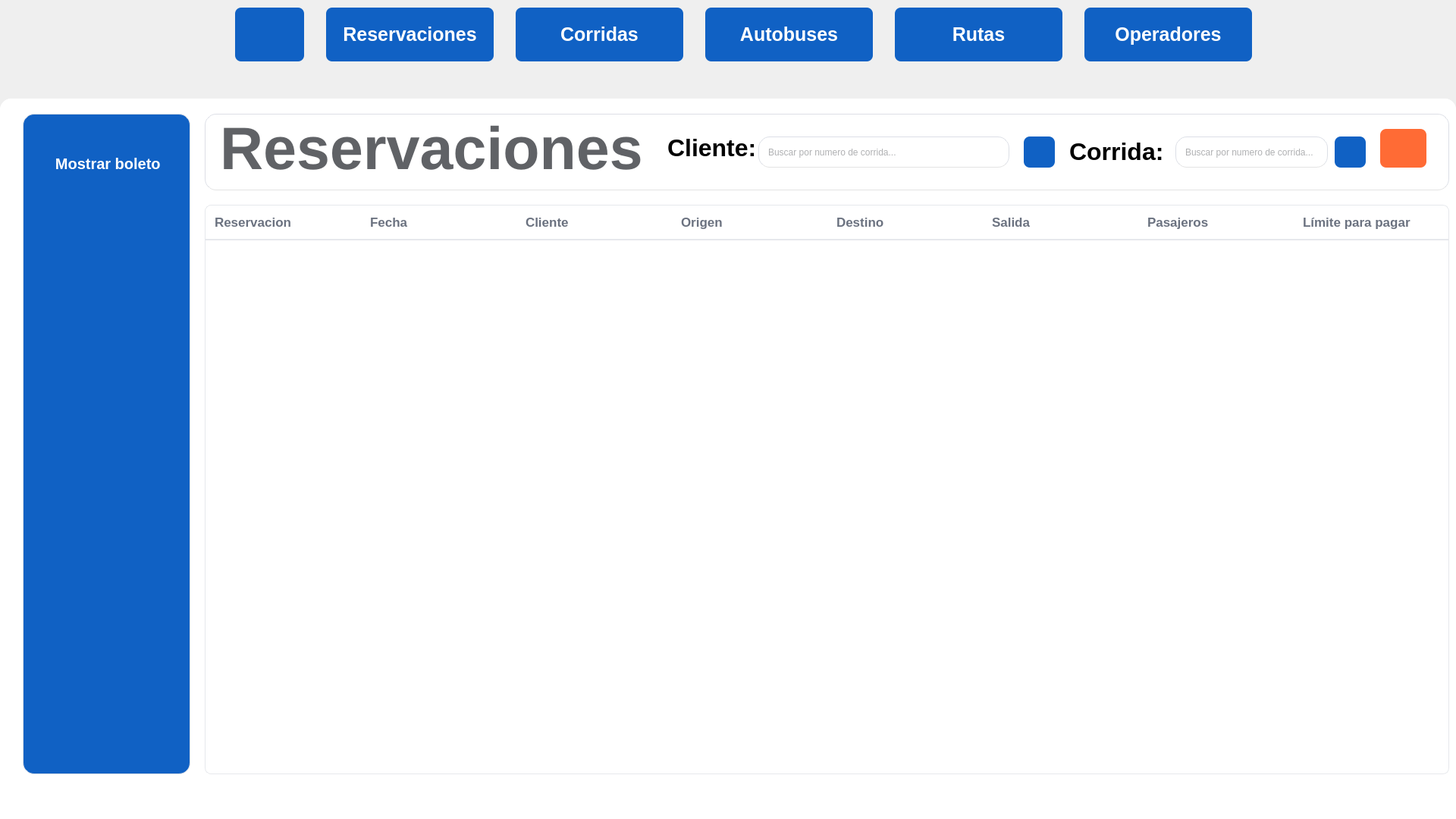
<?xml version="1.0" encoding="UTF-8"?>
<ui version="4.0">
 <class>pantalla_reservaciones</class>
 <widget class="QWidget" name="pantalla_reservaciones">
  <property name="geometry">
   <rect>
    <x>0</x>
    <y>0</y>
    <width>1920</width>
    <height>1080</height>
   </rect>
  </property>
  <property name="windowTitle">
   <string>Form</string>
  </property>
  <widget class="QStackedWidget" name="main_stackedWidget">
   <property name="geometry">
    <rect>
     <x>0</x>
     <y>130</y>
     <width>1920</width>
     <height>971</height>
    </rect>
   </property>
   <property name="styleSheet">
    <string notr="true">background-color: #FFF;
border-radius: 15px;
border-bottom: 1px solid #FFF;</string>
   </property>
   <property name="currentIndex">
    <number>0</number>
   </property>
   <widget class="QWidget" name="pantalla_reservaciones_content">
    <widget class="QWidget" name="widget_opbotones_6" native="true">
     <property name="geometry">
      <rect>
       <x>30</x>
       <y>20</y>
       <width>221</width>
       <height>871</height>
      </rect>
     </property>
     <property name="styleSheet">
      <string notr="true">

background-color: #1061C4;
border: 1px solid #dcdfe6;
border-radius: 15px;
gridline-color: #e0e0e0;
outline: none;
color: #606266;

</string>
     </property>
     <widget class="QPushButton" name="boton_mostrarboleto">
      <property name="geometry">
       <rect>
        <x>9</x>
        <y>30</y>
        <width>201</width>
        <height>71</height>
       </rect>
      </property>
      <property name="font">
       <font>
        <pointsize>-1</pointsize>
        <bold>true</bold>
       </font>
      </property>
      <property name="styleSheet">
       <string notr="true">QPushButton{
	background: #1061C4;
	color:WHITE;
	border:none;
	border-radius: 8px;
	font-weight: bold;
	font-size: 20px;
}

QPushButton:hover {
    background-color: #0D4FAB;    
}

QPushButton:pressed {
    background-c

}</string>
      </property>
      <property name="text">
       <string> Mostrar boleto</string>
      </property>
      <property name="icon">
       <iconset>
        <normaloff>recursos/recursos_empresa/boleto.png</normaloff>recursos/recursos_empresa/boleto.png</iconset>
      </property>
      <property name="iconSize">
       <size>
        <width>30</width>
        <height>30</height>
       </size>
      </property>
     </widget>
    </widget>
    <widget class="QWidget" name="widget_opfiltro_6" native="true">
     <property name="geometry">
      <rect>
       <x>270</x>
       <y>20</y>
       <width>1641</width>
       <height>101</height>
      </rect>
     </property>
     <property name="styleSheet">
      <string notr="true">background-color: #ffffff;
border: 1px solid #dcdfe6;
border-radius: 15px;
gridline-color: #e0e0e0;
outline: none;
color: #606266;
border-radius: 15px;
border-bottom: 1px solid #E3E3E3;

</string>
     </property>
     <widget class="QLabel" name="label_estatico_reservaciones">
      <property name="geometry">
       <rect>
        <x>20</x>
        <y>10</y>
        <width>561</width>
        <height>71</height>
       </rect>
      </property>
      <property name="font">
       <font>
        <pointsize>59</pointsize>
        <italic>false</italic>
        <bold>true</bold>
       </font>
      </property>
      <property name="styleSheet">
       <string notr="true">border:none

</string>
      </property>
      <property name="text">
       <string>Reservaciones</string>
      </property>
     </widget>
     <widget class="QLineEdit" name="lineEdit_buscar">
      <property name="geometry">
       <rect>
        <x>1280</x>
        <y>30</y>
        <width>201</width>
        <height>41</height>
       </rect>
      </property>
      <property name="styleSheet">
       <string notr="true">QLineEdit { padding: 0 10px;
}

QLineEdit:hover {
border: 1px solid #FF6A36
}</string>
      </property>
      <property name="maxLength">
       <number>20</number>
      </property>
      <property name="placeholderText">
       <string>Buscar por numero de corrida...</string>
      </property>
     </widget>
     <widget class="QPushButton" name="boton_buscar">
      <property name="geometry">
       <rect>
        <x>1490</x>
        <y>30</y>
        <width>41</width>
        <height>41</height>
       </rect>
      </property>
      <property name="font">
       <font>
        <pointsize>-1</pointsize>
        <bold>true</bold>
       </font>
      </property>
      <property name="styleSheet">
       <string notr="true">QPushButton{
	background: #1061C4;
	color:WHITE;
	border:none;
	border-radius: 8px;
	font-weight: bold;
	font-size:25px;
}

QPushButton:hover {
    background-color: #0D4FAB;    
}

QPushButton:pressed {
    background-color: #0A3F8A;     
}</string>
      </property>
      <property name="text">
       <string/>
      </property>
      <property name="icon">
       <iconset>
        <normaloff>recursos/recursos_empresa/lupa.png</normaloff>recursos/recursos_empresa/lupa.png</iconset>
      </property>
      <property name="iconSize">
       <size>
        <width>30</width>
        <height>30</height>
       </size>
      </property>
     </widget>
     <widget class="QLabel" name="label_estatico_reservaciones_2">
      <property name="geometry">
       <rect>
        <x>1140</x>
        <y>20</y>
        <width>131</width>
        <height>61</height>
       </rect>
      </property>
      <property name="font">
       <font>
        <pointsize>59</pointsize>
        <italic>false</italic>
        <bold>true</bold>
       </font>
      </property>
      <property name="styleSheet">
       <string notr="true">border:none

</string>
      </property>
      <property name="text">
       <string>&lt;html&gt;&lt;head/&gt;&lt;body&gt;&lt;p&gt;&lt;span style=&quot; font-size:24pt; color:#000000;&quot;&gt;Corrida:&lt;/span&gt;&lt;/p&gt;&lt;/body&gt;&lt;/html&gt;</string>
      </property>
     </widget>
     <widget class="QLabel" name="label_estatico_reservaciones_3">
      <property name="geometry">
       <rect>
        <x>610</x>
        <y>20</y>
        <width>141</width>
        <height>51</height>
       </rect>
      </property>
      <property name="font">
       <font>
        <pointsize>59</pointsize>
        <italic>false</italic>
        <bold>true</bold>
       </font>
      </property>
      <property name="styleSheet">
       <string notr="true">border:none

</string>
      </property>
      <property name="text">
       <string>&lt;html&gt;&lt;head/&gt;&lt;body&gt;&lt;p&gt;&lt;span style=&quot; font-size:24pt; color:#000000;&quot;&gt;Cliente:&lt;/span&gt;&lt;/p&gt;&lt;/body&gt;&lt;/html&gt;</string>
      </property>
     </widget>
     <widget class="QLineEdit" name="lineEdit_buscarPorNombrePasajero">
      <property name="geometry">
       <rect>
        <x>730</x>
        <y>30</y>
        <width>331</width>
        <height>41</height>
       </rect>
      </property>
      <property name="styleSheet">
       <string notr="true">QLineEdit { padding: 0 10px;
}

QLineEdit:hover {
border: 1px solid #FF6A36
}</string>
      </property>
      <property name="maxLength">
       <number>20</number>
      </property>
      <property name="placeholderText">
       <string>Buscar por numero de corrida...</string>
      </property>
     </widget>
     <widget class="QPushButton" name="boton_buscar_2">
      <property name="geometry">
       <rect>
        <x>1080</x>
        <y>30</y>
        <width>41</width>
        <height>41</height>
       </rect>
      </property>
      <property name="font">
       <font>
        <pointsize>-1</pointsize>
        <bold>true</bold>
       </font>
      </property>
      <property name="styleSheet">
       <string notr="true">QPushButton{
	background: #1061C4;
	color:WHITE;
	border:none;
	border-radius: 8px;
	font-weight: bold;
	font-size:25px;
}

QPushButton:hover {
    background-color: #0D4FAB;    
}

QPushButton:pressed {
    background-color: #0A3F8A;     
}</string>
      </property>
      <property name="text">
       <string/>
      </property>
      <property name="icon">
       <iconset>
        <normaloff>recursos/recursos_empresa/lupa.png</normaloff>recursos/recursos_empresa/lupa.png</iconset>
      </property>
      <property name="iconSize">
       <size>
        <width>30</width>
        <height>30</height>
       </size>
      </property>
     </widget>
     <widget class="QPushButton" name="boton_actualizar">
      <property name="geometry">
       <rect>
        <x>1550</x>
        <y>20</y>
        <width>61</width>
        <height>51</height>
       </rect>
      </property>
      <property name="font">
       <font>
        <pointsize>-1</pointsize>
        <bold>true</bold>
       </font>
      </property>
      <property name="styleSheet">
       <string notr="true">QPushButton {
    background: #FF6B35;
    color: white;
    border: none;
    border-radius: 8px;
    font-weight: bold;
    font-size: 25px;
    padding: 15px 30px;
}

QPushButton:hover {
    background-color: #FF8B5C;
}

QPushButton:pressed {
    background-color: #E55A2B;
    padding-top: 16px;  /* Efecto de presionado */
    padding-bottom: 14px;
}

QPushButton:disabled {
    background-color: #FFB896;
    color: #F0F0F0;
}

QPushButton:focus {
    outline: 2px solid #FFD166;
    outline-offset: 2px;
}</string>
      </property>
      <property name="text">
       <string/>
      </property>
      <property name="icon">
       <iconset>
        <normaloff>recursos/recursos_empresa/actualizar.png</normaloff>recursos/recursos_empresa/actualizar.png</iconset>
      </property>
      <property name="iconSize">
       <size>
        <width>30</width>
        <height>30</height>
       </size>
      </property>
     </widget>
    </widget>
    <widget class="QTableWidget" name="tabla_reservaciones">
     <property name="geometry">
      <rect>
       <x>270</x>
       <y>140</y>
       <width>1641</width>
       <height>751</height>
      </rect>
     </property>
     <property name="font">
      <font>
       <pointsize>-1</pointsize>
       <bold>true</bold>
      </font>
     </property>
     <property name="layoutDirection">
      <enum>Qt::LayoutDirection::LeftToRight</enum>
     </property>
     <property name="styleSheet">
      <string notr="true">QTableView {
    background: #ffffff;
    border: 1px solid #e6e8ec;
    border-radius: 8px;
    gridline-color: #f1f1f3;
    selection-background-color: #e8f0fe;
    selection-color: #1a1a1a;
    font-size: 14px;
    color: #333;
    alternate-background-color: #fafbff;
    show-grid: false;
}

QTableView::item {
    padding: 8px 12px;
    border: 0px;
}

QTableView::item:hover {
    background: #f5f8ff;
}

QTableView::item:selected {
    background: #e2edff;
    color: #1a1a1a;
}

QHeaderView::section {
    background: #ffffff;
    color: #6b7280;
    padding: 10px 12px;
    border: 0;
    border-bottom: 2px solid #e6e8ec;
    font-size: 17px;
    font-weight: 600;
}

QHeaderView::section:hover {
    background: #f7f9fc;
}

QHeaderView {
    background: #ffffff;
    border: 0;
}

QTableView::indicator {
    width: 18px;
    height: 18px;
}

QHeaderView::section:first {
    border-top-left-radius: 15px;
}

QHeaderView::section:last {
    border-top-right-radius: 15px;
}

QScrollBar:vertical {
    background: transparent;
    width: 10px;
    margin: 0px;
}

QScrollBar::handle:vertical {
    background: #cfd3da;
    min-height: 25px;
    border-radius: 5px;
}

QScrollBar::handle:vertical:hover {
    background: #b5bac4;
}

QScrollBar::add-line,
QScrollBar::sub-line {
    background: none;
    height: 0px;
}
</string>
     </property>
     <property name="horizontalScrollBarPolicy">
      <enum>Qt::ScrollBarPolicy::ScrollBarAlwaysOff</enum>
     </property>
     <property name="sizeAdjustPolicy">
      <enum>QAbstractScrollArea::SizeAdjustPolicy::AdjustIgnored</enum>
     </property>
     <property name="editTriggers">
      <set>QAbstractItemView::EditTrigger::NoEditTriggers</set>
     </property>
     <property name="selectionBehavior">
      <enum>QAbstractItemView::SelectionBehavior::SelectRows</enum>
     </property>
     <property name="showGrid">
      <bool>false</bool>
     </property>
     <attribute name="horizontalHeaderVisible">
      <bool>true</bool>
     </attribute>
     <attribute name="horizontalHeaderCascadingSectionResizes">
      <bool>true</bool>
     </attribute>
     <attribute name="horizontalHeaderDefaultSectionSize">
      <number>205</number>
     </attribute>
     <attribute name="horizontalHeaderHighlightSections">
      <bool>false</bool>
     </attribute>
     <attribute name="verticalHeaderVisible">
      <bool>false</bool>
     </attribute>
     <attribute name="verticalHeaderCascadingSectionResizes">
      <bool>true</bool>
     </attribute>
     <column>
      <property name="text">
       <string>Reservacion</string>
      </property>
      <property name="font">
       <font>
        <bold>true</bold>
       </font>
      </property>
      <property name="textAlignment">
       <set>AlignLeading|AlignVCenter</set>
      </property>
     </column>
     <column>
      <property name="text">
       <string>Fecha</string>
      </property>
      <property name="font">
       <font>
        <bold>true</bold>
       </font>
      </property>
      <property name="textAlignment">
       <set>AlignLeading|AlignVCenter</set>
      </property>
     </column>
     <column>
      <property name="text">
       <string>Cliente</string>
      </property>
      <property name="font">
       <font>
        <bold>true</bold>
       </font>
      </property>
      <property name="textAlignment">
       <set>AlignLeading|AlignVCenter</set>
      </property>
     </column>
     <column>
      <property name="text">
       <string>Origen</string>
      </property>
      <property name="font">
       <font>
        <bold>true</bold>
       </font>
      </property>
      <property name="textAlignment">
       <set>AlignLeading|AlignVCenter</set>
      </property>
     </column>
     <column>
      <property name="text">
       <string>Destino</string>
      </property>
      <property name="font">
       <font>
        <bold>true</bold>
       </font>
      </property>
      <property name="textAlignment">
       <set>AlignLeading|AlignVCenter</set>
      </property>
     </column>
     <column>
      <property name="text">
       <string>Salida</string>
      </property>
      <property name="font">
       <font>
        <bold>true</bold>
       </font>
      </property>
      <property name="textAlignment">
       <set>AlignLeading|AlignVCenter</set>
      </property>
     </column>
     <column>
      <property name="text">
       <string>Pasajeros</string>
      </property>
      <property name="font">
       <font>
        <bold>true</bold>
       </font>
      </property>
      <property name="textAlignment">
       <set>AlignLeading|AlignVCenter</set>
      </property>
     </column>
     <column>
      <property name="text">
       <string>Límite para pagar</string>
      </property>
      <property name="font">
       <font>
        <bold>true</bold>
       </font>
      </property>
      <property name="textAlignment">
       <set>AlignLeading|AlignVCenter</set>
      </property>
     </column>
    </widget>
   </widget>
  </widget>
  <widget class="QWidget" name="header_autobuses" native="true">
   <property name="geometry">
    <rect>
     <x>-10</x>
     <y>-10</y>
     <width>1921</width>
     <height>111</height>
    </rect>
   </property>
   <property name="styleSheet">
    <string notr="true">QWidget {
    background: transparent;
    border: none;
    border-radius: 0px;
    padding: 0px;
    margin: 0px;
}</string>
   </property>
   <widget class="QPushButton" name="boton_rutas">
    <property name="geometry">
     <rect>
      <x>1190</x>
      <y>20</y>
      <width>221</width>
      <height>71</height>
     </rect>
    </property>
    <property name="font">
     <font>
      <pointsize>-1</pointsize>
      <bold>true</bold>
     </font>
    </property>
    <property name="styleSheet">
     <string notr="true">QPushButton{
	background: #1061C4;
	color:WHITE;
	border:none;
	border-radius: 8px;
	font-weight: bold;
	font-size:25px;
}

QPushButton:hover {
    background-color: #0D4FAB;    
}

QPushButton:pressed {
    background-color: #0A3F8A;     
}</string>
    </property>
    <property name="text">
     <string>Rutas</string>
    </property>
    <property name="icon">
     <iconset>
      <normaloff>recursos/recursos_empresa/entrega.png</normaloff>recursos/recursos_empresa/entrega.png</iconset>
    </property>
    <property name="iconSize">
     <size>
      <width>30</width>
      <height>30</height>
     </size>
    </property>
   </widget>
   <widget class="QPushButton" name="boton_corridas">
    <property name="geometry">
     <rect>
      <x>690</x>
      <y>20</y>
      <width>221</width>
      <height>71</height>
     </rect>
    </property>
    <property name="font">
     <font>
      <pointsize>-1</pointsize>
      <bold>true</bold>
     </font>
    </property>
    <property name="styleSheet">
     <string notr="true">QPushButton{
	background: #1061C4;
	color:WHITE;
	border:none;
	border-radius: 8px;
	font-weight: bold;
	font-size: 25px;
}

QPushButton:hover {
    background-color: #0D4FAB;    
}

QPushButton:pressed {
    background-color: #0A3F8A;     
}</string>
    </property>
    <property name="text">
     <string>Corridas</string>
    </property>
    <property name="icon">
     <iconset>
      <normaloff>recursos/recursos_empresa/calendario.png</normaloff>recursos/recursos_empresa/calendario.png</iconset>
    </property>
    <property name="iconSize">
     <size>
      <width>30</width>
      <height>30</height>
     </size>
    </property>
   </widget>
   <widget class="QPushButton" name="boton_operadores">
    <property name="geometry">
     <rect>
      <x>1440</x>
      <y>20</y>
      <width>221</width>
      <height>71</height>
     </rect>
    </property>
    <property name="font">
     <font>
      <pointsize>-1</pointsize>
      <bold>true</bold>
     </font>
    </property>
    <property name="styleSheet">
     <string notr="true">QPushButton{
	background: #1061C4;
	color:WHITE;
	border:none;
	border-radius: 8px;
	font-weight: bold;
	font-size: 25px;
}

QPushButton:hover {
    background-color: #0D4FAB;    
}

QPushButton:pressed {
    background-color: #0A3F8A;     
}</string>
    </property>
    <property name="text">
     <string>Operadores</string>
    </property>
    <property name="icon">
     <iconset>
      <normaloff>recursos/recursos_empresa/conductor.png</normaloff>recursos/recursos_empresa/conductor.png</iconset>
    </property>
    <property name="iconSize">
     <size>
      <width>30</width>
      <height>30</height>
     </size>
    </property>
   </widget>
   <widget class="QPushButton" name="boton_autobuses">
    <property name="geometry">
     <rect>
      <x>940</x>
      <y>20</y>
      <width>221</width>
      <height>71</height>
     </rect>
    </property>
    <property name="font">
     <font>
      <pointsize>-1</pointsize>
      <bold>true</bold>
     </font>
    </property>
    <property name="styleSheet">
     <string notr="true">QPushButton{
	background: #1061C4;
	color:WHITE;
	border:none;
	border-radius: 8px;
	font-weight: bold;
	font-size: 25px;
}

QPushButton:hover {
    background-color: #0D4FAB;    
}

QPushButton:pressed {
    background-color: #0A3F8A;     
}</string>
    </property>
    <property name="text">
     <string>Autobuses</string>
    </property>
    <property name="icon">
     <iconset>
      <normaloff>recursos/recursos_empresa/autobus.png</normaloff>recursos/recursos_empresa/autobus.png</iconset>
    </property>
    <property name="iconSize">
     <size>
      <width>30</width>
      <height>30</height>
     </size>
    </property>
   </widget>
   <widget class="QPushButton" name="boton_inicio">
    <property name="geometry">
     <rect>
      <x>320</x>
      <y>20</y>
      <width>91</width>
      <height>71</height>
     </rect>
    </property>
    <property name="font">
     <font>
      <pointsize>-1</pointsize>
      <bold>true</bold>
     </font>
    </property>
    <property name="styleSheet">
     <string notr="true">QPushButton{
	background: #1061C4;
	color:WHITE;
	border:none;
	border-radius: 8px;
	font-weight: bold;
	font-size: 25px;
}

QPushButton:hover {
    background-color: #0D4FAB;    
}

QPushButton:pressed {
    background-color: #0A3F8A;     
}</string>
    </property>
    <property name="text">
     <string/>
    </property>
    <property name="icon">
     <iconset>
      <normaloff>recursos/recursos_empresa/casa-silueta-negra-sin-puerta.png</normaloff>recursos/recursos_empresa/casa-silueta-negra-sin-puerta.png</iconset>
    </property>
    <property name="iconSize">
     <size>
      <width>30</width>
      <height>30</height>
     </size>
    </property>
   </widget>
   <widget class="QPushButton" name="boton_reservaciones">
    <property name="geometry">
     <rect>
      <x>440</x>
      <y>20</y>
      <width>221</width>
      <height>71</height>
     </rect>
    </property>
    <property name="font">
     <font>
      <pointsize>-1</pointsize>
      <bold>true</bold>
     </font>
    </property>
    <property name="styleSheet">
     <string notr="true">QPushButton{
	background: #1061C4;
	color:WHITE;
	border:none;
	border-radius: 8px;
	font-weight: bold;
	font-size: 25px;
}

QPushButton:hover {
    background-color: #0D4FAB;    
}

QPushButton:pressed {
    background-color: #0A3F8A;     
}</string>
    </property>
    <property name="text">
     <string>Reservaciones</string>
    </property>
    <property name="icon">
     <iconset>
      <normaloff>recursos/recursos_empresa/boleto.png</normaloff>recursos/recursos_empresa/boleto.png</iconset>
    </property>
    <property name="iconSize">
     <size>
      <width>30</width>
      <height>30</height>
     </size>
    </property>
   </widget>
   <widget class="QLabel" name="label">
    <property name="geometry">
     <rect>
      <x>30</x>
      <y>20</y>
      <width>211</width>
      <height>81</height>
     </rect>
    </property>
    <property name="styleSheet">
     <string notr="true">QLabel {
    background: transparent;
    border: none;
    border-radius: 0px;
    padding: 0px;
    margin: 0px;
}</string>
    </property>
    <property name="text">
     <string/>
    </property>
    <property name="pixmap">
     <pixmap>recursos/recursos_empresa/logo.png</pixmap>
    </property>
    <property name="scaledContents">
     <bool>true</bool>
    </property>
   </widget>
  </widget>
 </widget>
 <resources/>
 <connections/>
</ui>
